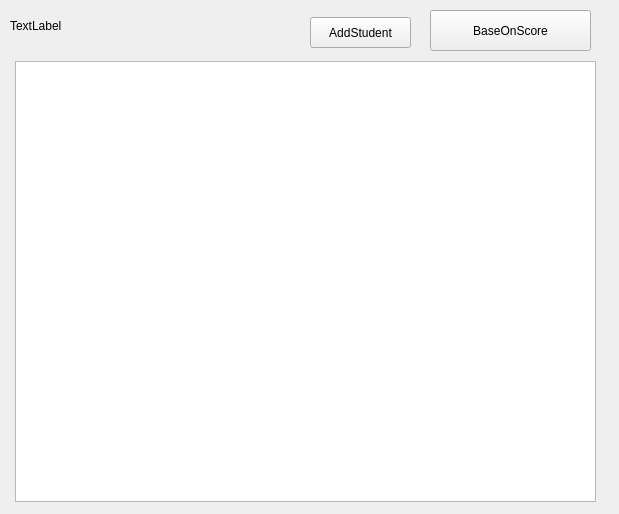
<?xml version="1.0" encoding="UTF-8"?>
<ui version="4.0">
 <class>TestDetial</class>
 <widget class="QWidget" name="TestDetial">
  <property name="geometry">
   <rect>
    <x>0</x>
    <y>0</y>
    <width>619</width>
    <height>514</height>
   </rect>
  </property>
  <property name="windowTitle">
   <string>TestDetial</string>
  </property>
  <widget class="QLabel" name="label">
   <property name="geometry">
    <rect>
     <x>10</x>
     <y>10</y>
     <width>221</width>
     <height>31</height>
    </rect>
   </property>
   <property name="text">
    <string>TextLabel</string>
   </property>
  </widget>
  <widget class="QTableWidget" name="tableWidget">
   <property name="geometry">
    <rect>
     <x>15</x>
     <y>61</y>
     <width>581</width>
     <height>441</height>
    </rect>
   </property>
  </widget>
  <widget class="QPushButton" name="PushButton">
   <property name="geometry">
    <rect>
     <x>430</x>
     <y>10</y>
     <width>161</width>
     <height>41</height>
    </rect>
   </property>
   <property name="text">
    <string>BaseOnScore</string>
   </property>
  </widget>
  <widget class="QPushButton" name="addStudentButton">
   <property name="geometry">
    <rect>
     <x>310</x>
     <y>17</y>
     <width>101</width>
     <height>31</height>
    </rect>
   </property>
   <property name="text">
    <string>AddStudent</string>
   </property>
  </widget>
 </widget>
 <resources/>
 <connections>
  <connection>
   <sender>PushButton</sender>
   <signal>clicked()</signal>
   <receiver>TestDetial</receiver>
   <slot>changeSortBasic()</slot>
   <hints>
    <hint type="sourcelabel">
     <x>484</x>
     <y>39</y>
    </hint>
    <hint type="destinationlabel">
     <x>369</x>
     <y>27</y>
    </hint>
   </hints>
  </connection>
  <connection>
   <sender>addStudentButton</sender>
   <signal>clicked()</signal>
   <receiver>TestDetial</receiver>
   <slot>addStudentToTest()</slot>
   <hints>
    <hint type="sourcelabel">
     <x>342</x>
     <y>38</y>
    </hint>
    <hint type="destinationlabel">
     <x>273</x>
     <y>32</y>
    </hint>
   </hints>
  </connection>
 </connections>
 <slots>
  <slot>changeSortBasic()</slot>
  <slot>addStudentToTest()</slot>
 </slots>
</ui>
